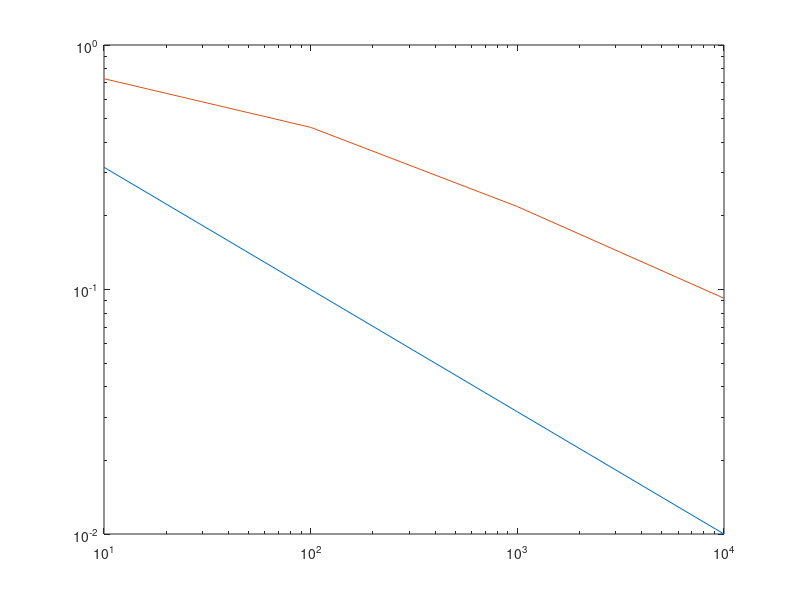

The MATLAB source for this figure: (Note: this script raises an error after producing the figure.)
d = 0;
gamma = d - 0.5;
M = @(acc) exp(1/gamma * lambertw(-1, gamma * acc));
h = @(q,acc) acc.^(1/q);
cost = @(q,acc) M(acc) .* (h(1,acc).^(-1));

accTest = [0.35 : -0.01 : 0.04]

N = [10 100 1000 10000 10000];
figure
loglog(N, 1./sqrt(N));
hold on
loglog(N, log(N) ./ sqrt(N));
loglog(M(accTest), accTest)
